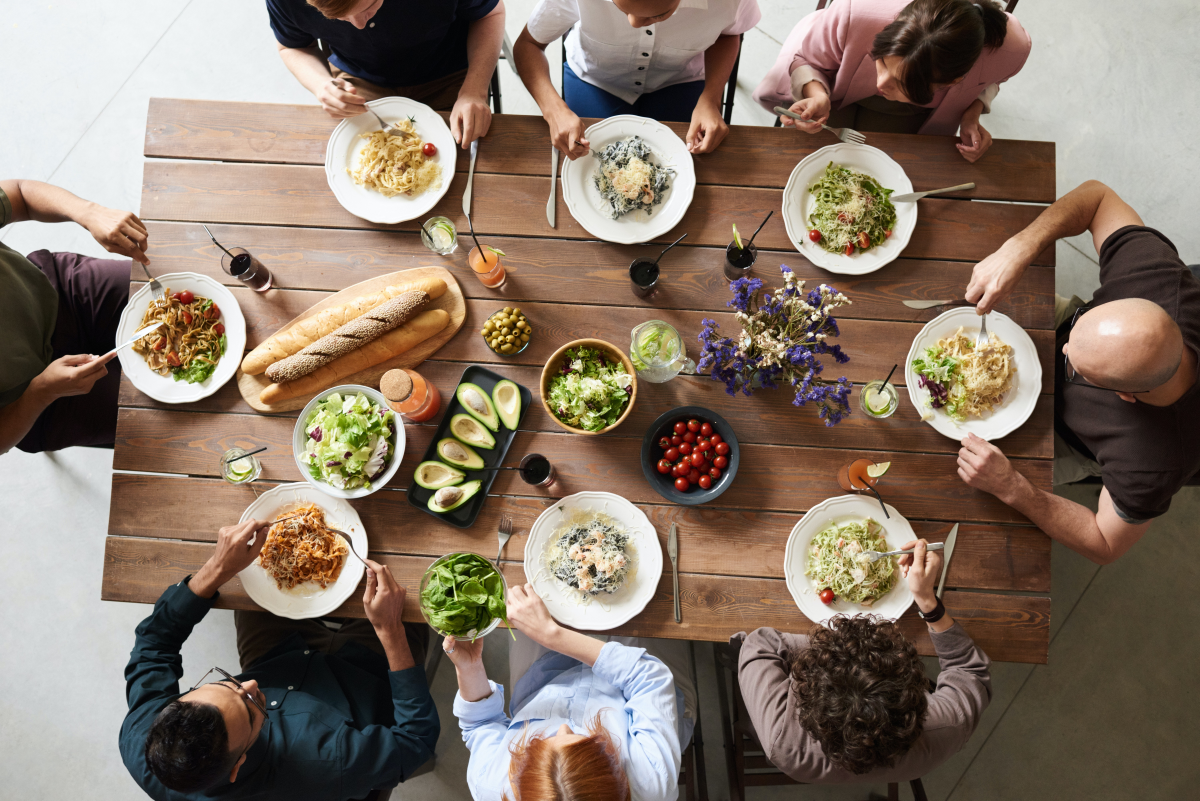
#> input picture OpenCV/workshop_1/resources/pexels-sharing.jpg, 6000 x 4004 px, given in place of the camera (shown at 1/5 size)
$ python L21_webcam_colors.py
#> lines starting #> are read from the running program, lines starting #| are printed output that depends on the picture; after the words box and inside, x2 and y2 are one past the last pixel; in counts of white or black regions, pixels touching at a corner belong together
### OpenCV/workshop_1/joining_images.py
"""
Author: Murtaza's Workshope
Format: Daniel López
"""

import cv2
import numpy as np


def stackImages(scale, imgArray):
    """
    A function that groups an image in a horizontal or vertical stacks
    The images can be a modified image stacked according the function, for
    example, [originalImage, grayImage, edgesImage]

    scale --> A float number to indicate the scale transformation
    imgArray --> The image read as a cv2 object in a matrix order
                 ([img,img],[img,img]) or ([img,img,img])

    return ver
    """
    rows = len(imgArray)
    cols = len(imgArray[0])
    rowsAvailable = isinstance(imgArray[0], list)
    width = imgArray[0][0].shape[1]
    height = imgArray[0][0].shape[0]

    if rowsAvailable:
        for x in range(0, rows):
            for y in range(0, cols):
                if imgArray[x][y].shape[:2] == imgArray[0][0].shape[:2]:
                    imgArray[x][y] = cv2.resize(
                        imgArray[x][y], (0, 0), None, scale, scale
                    )
                else:
                    imgArray[x][y] = cv2.resize(
                        imgArray[x][y],
                        (imgArray[0][0].shape[1], imgArray[0][0].shape[0]),
                        None,
                        scale,
                        scale,
                    )
                if len(imgArray[x][y].shape) == 2:
                    imgArray[x][y] = cv2.cvtColor(
                        imgArray[x][y], cv2.COLOR_GRAY2BGR
                        )
        imageBlank = np.zeros((height, width, 3), np.uint8)
        hor = [imageBlank] * rows
        hor_con = [imageBlank] * rows
        for x in range(0, rows):
            hor[x] = np.hstack(imgArray[x])
        ver = np.vstack(hor)
    else:
        for x in range(0, rows):
            if imgArray[x].shape[:2] == imgArray[0].shape[:2]:
                imgArray[x] = cv2.resize(
                    imgArray[x], (0, 0), None, scale, scale
                    )
            else:
                imgArray[x] = cv2.resize(
                    imgArray[x],
                    (imgArray[0].shape[1], imgArray[0].shape[0]),
                    None,
                    scale,
                    scale,
                )
            if len(imgArray[x].shape) == 2:
                imgArray[x] = cv2.cvtColor(imgArray[x], cv2.COLOR_GRAY2BGR)
        hor = np.hstack(imgArray)
        ver = hor
    return ver

### OpenCV/workshop_1/L21_webcam_colors.py
"""
Author: Daniel Lopez
Info from: Murtaza's Work - Robotics and AI
--> https://youtu.be/WQeoO7MI0Bs?list=PLxYZ6JuFZuoZPUEUtcUL0YoAYRvnNLAG5
"""

import cv2
import numpy as np
from joining_images import stackImages

def empty(a):
    pass


def main():
    # Select default webcam
    video = cv2.VideoCapture(0)

    # Video setting for webcam
    video.set(4,480)
    video.set(3,640)
    video.set (10,100)

    # Creating trackbars
    # Creating trackbars
    window_h = 280
    window_w = 240
    cv2.namedWindow("HSV_selector")
    cv2.resizeWindow("HSV_selector", window_w, window_h)
    cv2.createTrackbar("Hue_Min", "HSV_selector", 0, 179, empty)
    cv2.createTrackbar("Hue_Max", "HSV_selector", 10, 179, empty)
    cv2.createTrackbar("Sat_Min", "HSV_selector", 0, 255, empty)
    cv2.createTrackbar("Sat_Max", "HSV_selector", 10, 255, empty)
    cv2.createTrackbar("Val_Min", "HSV_selector", 0, 255, empty)
    cv2.createTrackbar("Val_Max", "HSV_selector", 10, 255, empty)


    # Loop to run the video
    while True:
        # Using the info of the trackbars
        hue_min = cv2.getTrackbarPos("Hue_Min","HSV_selector")
        hue_max = cv2.getTrackbarPos("Hue_Max","HSV_selector")
        sat_min = cv2.getTrackbarPos("Sat_Min","HSV_selector")
        sat_max = cv2.getTrackbarPos("Sat_Max","HSV_selector")
        val_min = cv2.getTrackbarPos("Val_Min","HSV_selector")
        val_max = cv2.getTrackbarPos("Val_Max","HSV_selector")

        # Read sequence and convert into HSV
        success, fotogram = video.read()
#> fotogram is the input picture: shape (4004, 6000, 3); mean B, G, R 103.1, 117.5, 134
        HSVfotogram = cv2.cvtColor(fotogram, cv2.COLOR_BGR2HSV)
#> HSVfotogram: shape (4004, 6000, 3); mean H, S, V 35.6, 85.6, 136.5

        # Using a mask
        lower = np.array([hue_min,sat_min,val_min])
        upper = np.array([hue_max,sat_max,val_max])
        HSVselected = cv2.inRange(HSVfotogram, lower, upper)
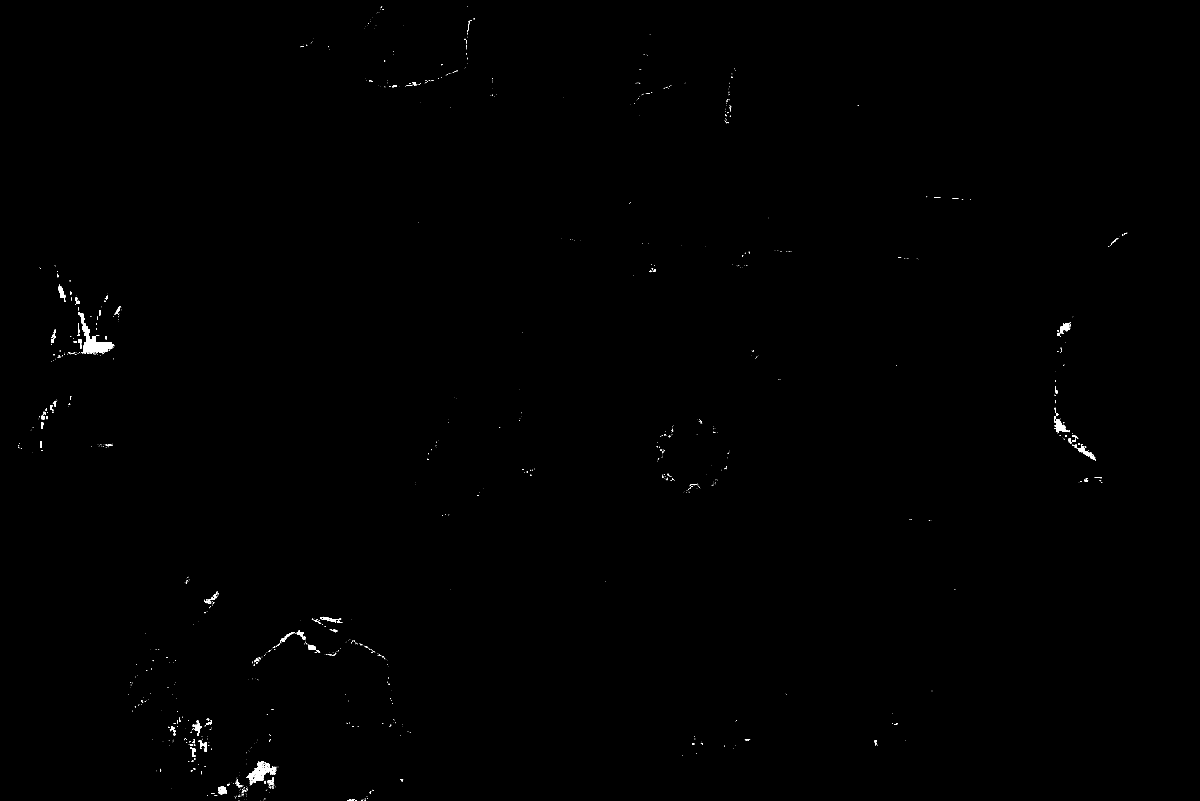
#> HSVselected: shape (4004, 6000) (shown at 1/5 size); 0.17% white; 1526 white regions (1337 under 20 px), largest, box (x1, y1, x2, y2) and area: (392, 1560, 570, 1767) 9766, (1232, 3808, 1323, 3912) 2729, (5273, 2080, 5342, 2164) 2124
        HSVisolated = cv2.bitwise_and(fotogram, fotogram, mask=HSVselected)

        # Display fotogram in a stacked way
        videoCom = stackImages(0.6, [fotogram, HSVisolated])
#> in stackImages, `rows = len(imgArray)`: rows = 2
#> in stackImages, `cols = len(imgArray[0])`: cols = 4004
#> in stackImages, `rowsAvailable = isinstance(imgArray[0], list)`: rowsAvailable = False
#> after the loop in stackImages, `for x in range(0, rows):`: imgArray = 2 items
#> in stackImages, `hor = np.hstack(imgArray)`:
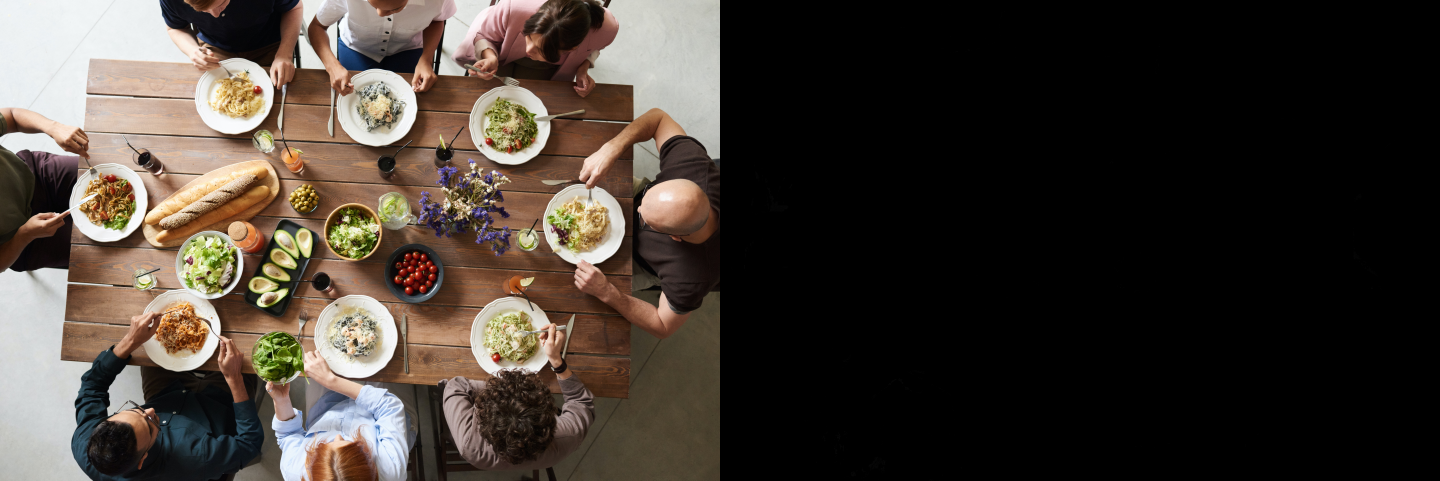
#> hor: shape (2402, 7200, 3) (shown at 1/5 size); mean of channels 0, 1, 2 51.5, 58.7, 67; drawn as B, G, R
        cv2.imshow("Video_Recognition", videoCom)

        # Option to stop the repHSV_selector
        if cv2.waitKey(1) and 0xFF == ord('q'):
#> (key q is pressed here)
            break


if __name__ == '__main__':
    main()

$ run again, on OpenCV/workshop_1/resources/pexels_person.jpg
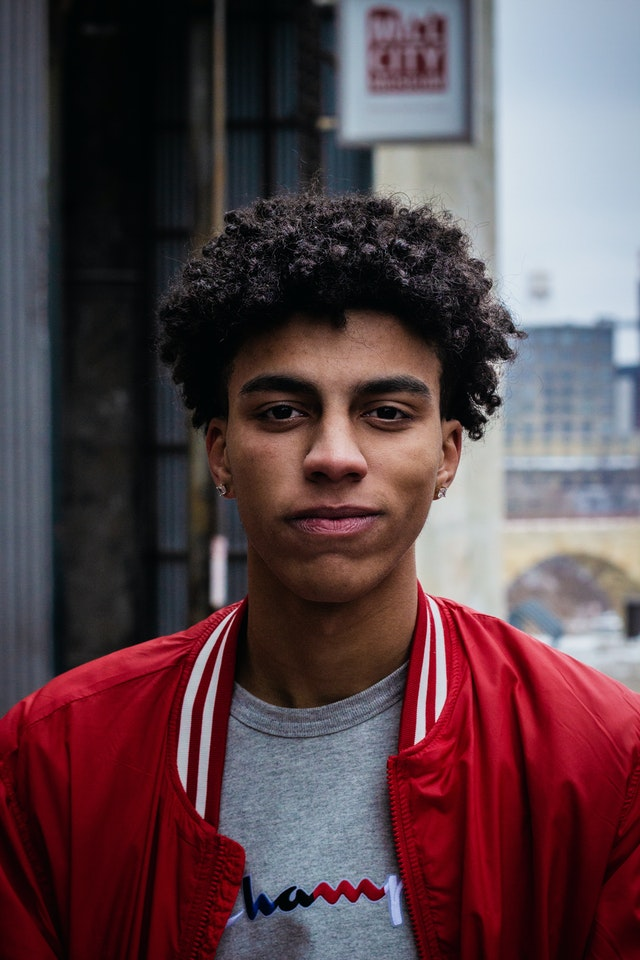
#> input picture OpenCV/workshop_1/resources/pexels_person.jpg, 640 x 960 px, given in place of the camera
#> in main, fotogram is the input picture: shape (960, 640, 3); mean B, G, R 74.7, 68.8, 91.5
#> HSVfotogram: shape (960, 640, 3); mean H, S, V 105.4, 108.6, 100
#> in main, `HSVselected = cv2.inRange(HSVfotogram, lower, upper)`:
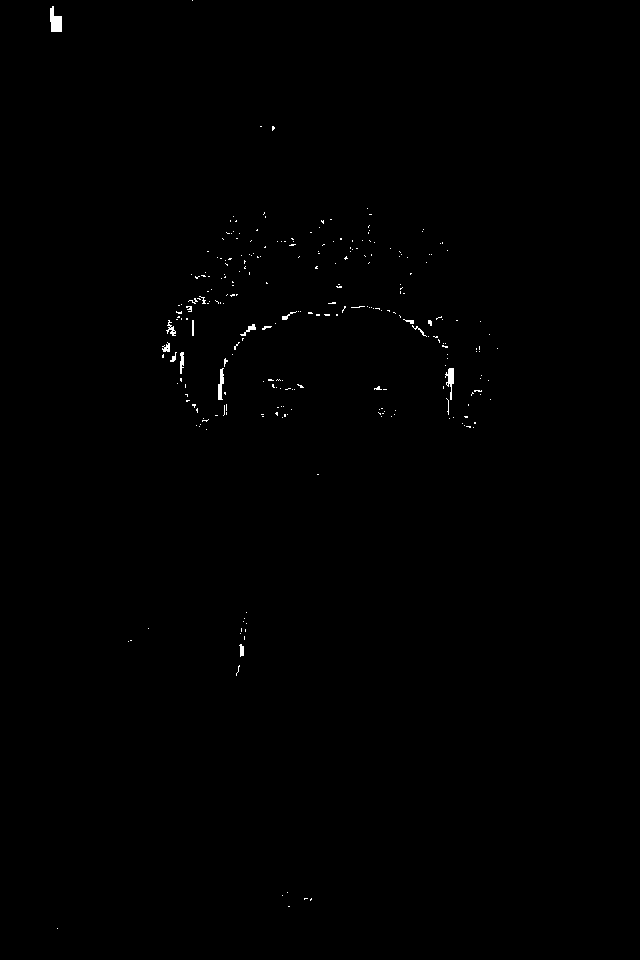
#> HSVselected: shape (960, 640); 0.3% white; 265 white regions (248 under 20 px), largest, box (x1, y1, x2, y2) and area: (50, 6, 62, 32) 218, (445, 368, 454, 400) 139, (218, 368, 224, 400) 121
#> rows = 2
#> cols = 960
#> rowsAvailable = False
#> after the loop in stackImages, `for x in range(0, rows):`: imgArray = 2 items
#> in stackImages, `hor = np.hstack(imgArray)`:
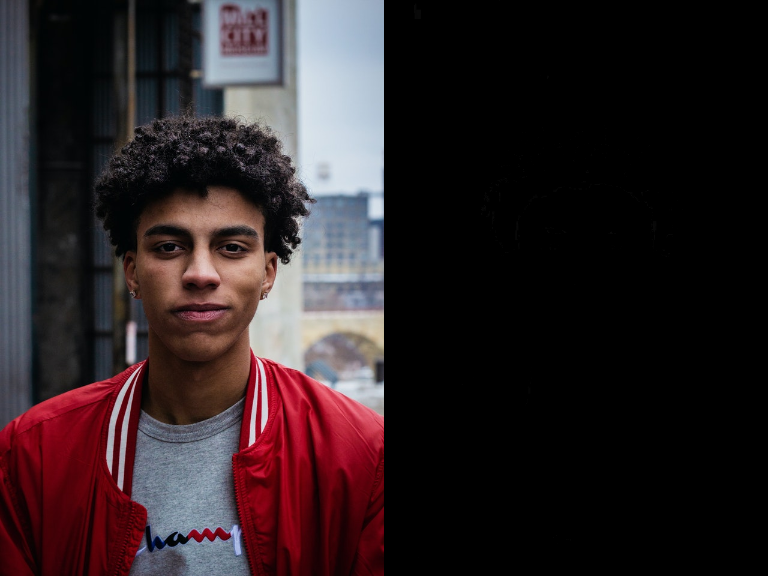
#> hor: shape (576, 768, 3); mean of channels 0, 1, 2 37.3, 34.4, 45.7; drawn as B, G, R
